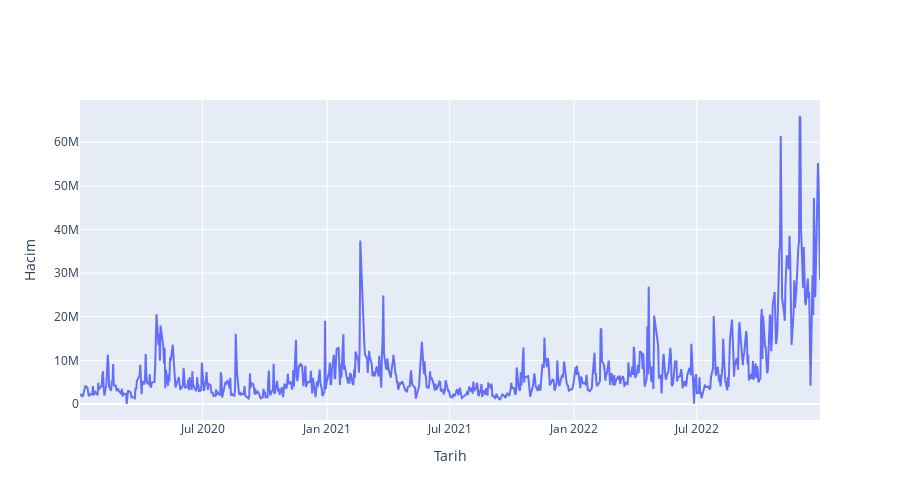

Notebook cell for this chart:
### Code cell
# Hacim değerlerindeki trendi kontrol edin
fig = go.Figure()

fig.add_trace(go.Scatter(x = data.index, y = data['Volume'], mode = 'lines'))
fig.update_layout(height = 500, width = 900,
                 xaxis_title='Tarih', yaxis_title='Hacim')
fig.show()

### Figure 1 — Plotly figure (JSON) as saved in the notebook; plotly's stock layout.template omitted (floating-point values rounded to 4 significant figures; data arrays with more than 128 entries replaced by an {"elided": "..."} marker saying what was removed)
{"data": [{"mode": "lines", "type": "scatter", "x": {"elided": "753 str values"}, "y": {"elided": "753 int values"}}], "layout": {"height": 500, "width": 900, "xaxis": {"title": {"text": "Tarih"}}, "yaxis": {"title": {"text": "Hacim"}}}}
